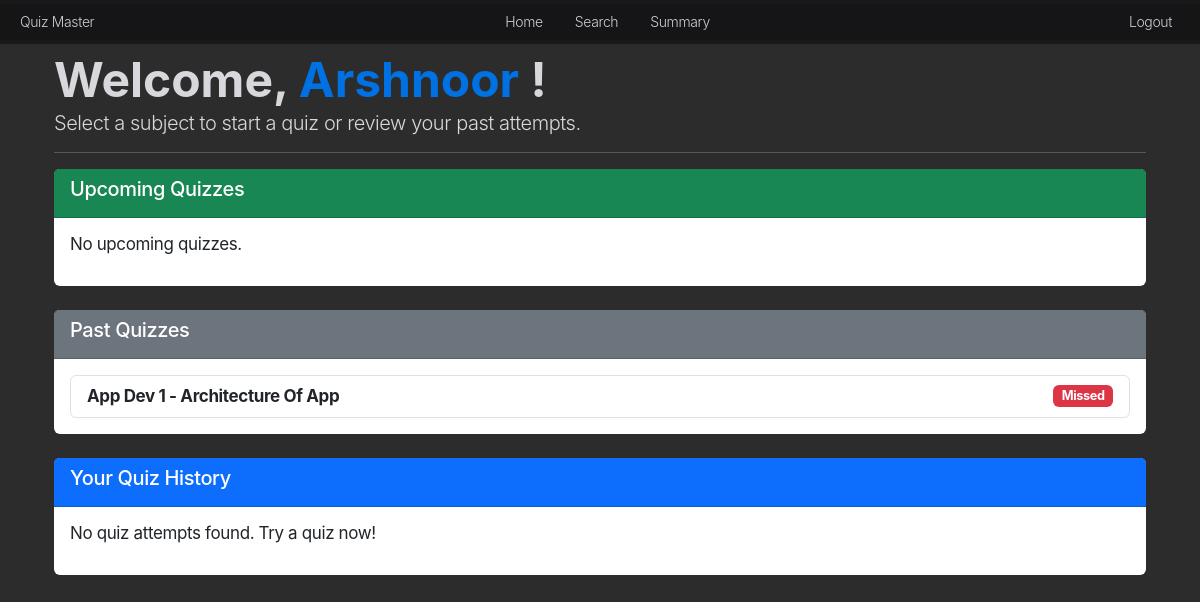
Before: /user/dashboard (signed in) with the older database file.
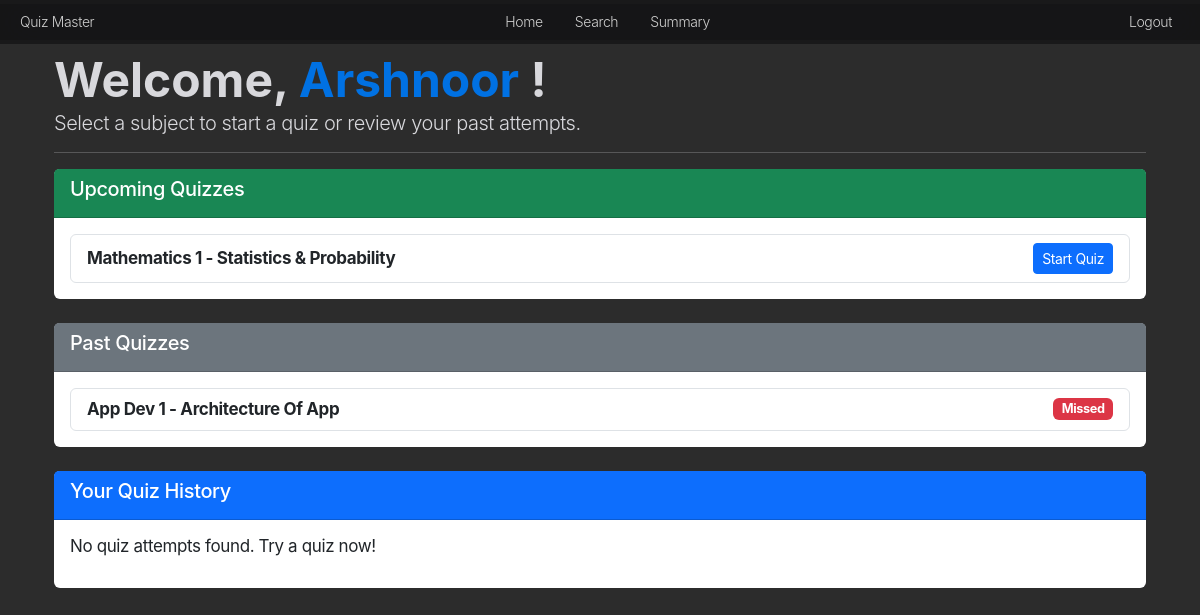
After: the same page with the newer database file.
### models.py (models this page shows, shortened)
class Subject(db.Model):
    id = db.Column(db.Integer, primary_key=True)
    name = db.Column(db.String(100), unique=True, nullable=False)
    description = db.Column(db.Text, nullable=True)

class Chapter(db.Model):
    id = db.Column(db.Integer, primary_key=True)
    name = db.Column(db.String(100), nullable=False)
    description = db.Column(db.Text, nullable=True)
    subject_id = db.Column(db.Integer, db.ForeignKey('subject.id'), nullable=False)
    subject = db.relationship('Subject', backref=db.backref('chapters', lazy=True))

class Quiz(db.Model):
    id = db.Column(db.Integer, primary_key=True)
    chapter_id = db.Column(db.Integer, db.ForeignKey('chapter.id'), nullable=False)
    date_of_quiz = db.Column(db.Date, nullable=False, default=datetime.utcnow)
    time_duration = db.Column(db.String(5), nullable=False)  # Format HH:MM
    remarks = db.Column(db.Text, nullable=True)
    chapter = db.relationship('Chapter', backref=db.backref('quizzes', lazy=True))

### routes.py (the view)
@main.route('/user/dashboard')
@login_required
def user_dashboard():
    if session.get('user_role') != 'user':
        flash("Access denied.", "danger")
        return redirect(url_for('main.home'))
    current_user = get_current_user()
    quizzes = Quiz.query.all()
    current_date = date.today()
    scores = Score.query.filter_by(user_id=session['user_id']).all()
    attempted_quiz_ids = {score.quiz_id for score in scores}
    upcoming_quizzes = [
        quiz for quiz in quizzes if quiz.date_of_quiz >= current_date and quiz.id not in attempted_quiz_ids
    ]
    user_attempts = {score.quiz_id: score.timestamp for score in Score.query.filter_by(user_id=session['user_id']).all()}
    past_quizzes = [
        {
            "quiz": quiz,
            "attempted": quiz.id in attempted_quiz_ids,
            "timestamp": user_attempts.get(quiz.id)
        }
        for quiz in quizzes if quiz.date_of_quiz < current_date or quiz.id in user_attempts
    ]
    return render_template('user_dashboard.html',
                           quizzes=quizzes,
                           scores=scores,
                           upcoming_quizzes=upcoming_quizzes,
                           past_quizzes=past_quizzes,
                           current_user=current_user,
                           current_date=current_date)

### routes.py (called while the page is built)
def login_required(f):
    @wraps(f)
    def decorated_function(*args, **kwargs):
        if 'user_id' not in session:
            flash("Please log in to access this page.", "danger")
            return redirect(url_for('auth.login'))
        return f(*args, **kwargs)
    return decorated_function

def get_current_user():
    if 'user_id' in session:
        return User.query.get(session['user_id'])
    return None

### templates/user_dashboard.html (shortened to what this page needs)
{% extends "base.html" %}
{% block content %}
<div class="container">
    <h2 class="mt-4">
        Welcome,
        <span style="color: var(--blue);">{{current_user.full_name}}</span> !
    </h2>
    <p class="lead">Select a subject to start a quiz or review your past attempts.</p>
    <hr>
    <div class="card mb-4">
        <div class="card-header bg-success text-white">
            <h5>Upcoming Quizzes</h5>
        </div>
        <div class="card-body">
            {% if upcoming_quizzes %}
                <ul class="list-group">
                    {% for quiz in upcoming_quizzes %}
                        <li class="list-group-item d-flex justify-content-between align-items-center">
                            <strong>{{ quiz.chapter.subject.name }} - {{ quiz.chapter.name }}</strong>
                            {% if quiz.date_of_quiz == current_date %}
                                <a href="{{ url_for('main.start_quiz', quiz_id=quiz.id) }}" class="btn btn-primary btn-sm">Start Quiz</a>
                            {% else %}
                                <span class="badge bg-warning text-dark">Available on {{ quiz.date_of_quiz }}</span>
                            {% endif %}
                        </li>
                    {% endfor %}
                </ul>
            {% else %}
                <p>No upcoming quizzes.</p>
            {% endif %}
        </div>
    </div>
    <div class="card mb-4">
        <div class="card-header bg-secondary text-white">
            <h5>Past Quizzes</h5>
        </div>
        <div class="card-body">
            {% if past_quizzes %}
                <ul class="list-group">
                    {% for entry in past_quizzes %}
                        <li class="list-group-item d-flex justify-content-between align-items-center">
                            <strong>{{ entry.quiz.chapter.subject.name }} - {{ entry.quiz.chapter.name }}</strong>
                            {% if entry.attempted %}
                                <span class="badge bg-success">Attempted on {{ entry.timestamp.strftime('%Y-%m-%d') }}</span>
                            {% else %}
                                <span class="badge bg-danger">Missed</span>
                            {% endif %}
                        </li>
                    {% endfor %}
                </ul>
            {% else %}
                <p>No past quizzes.</p>
            {% endif %}
        </div>
    </div>
    <div class="card mb-4">
        <div class="card-header bg-primary text-white">
            <h5>Your Quiz History</h5>
        </div>
        <div class="card-body">
            {% if scores %}
                <table class="table table-bordered">
                    <thead>
                        <tr>
                            <th>Subject</th>
                            <th>Chapter</th>
                            <th>Score</th>
                            <th>Attempt Date</th>
                        </tr>
                    </thead>
                    <tbody>
                        {% for score in scores %}
                            <tr>
                                {% if score.quiz and score.quiz.chapter and score.quiz.chapter.subject %}
                                    <td>{{ score.quiz.chapter.subject.name }}</td>
                                    <td>{{ score.quiz.chapter.name }}</td>
                                    <td>{{ score.total_scored }}%</td>
                                    <td>{{ score.timestamp.strftime('%Y-%m-%d %H:%M') }}</td>
                                {% else %}
                                    Deleted Quiz
                                {% endif %}
                            </tr>
                        {% endfor %}
                    </tbody>
                </table>
            {% else %}
                <p>No quiz attempts found. Try a quiz now!</p>
            {% endif %}
        </div>
    </div>
</div>
{% endblock %}

Changed rows visible on the page:
added Quiz: chapter.subject.name "Mathematics 1", chapter.name "Statistics & Probability"
Other visible differences:
text no longer shown: "No upcoming quizzes."
